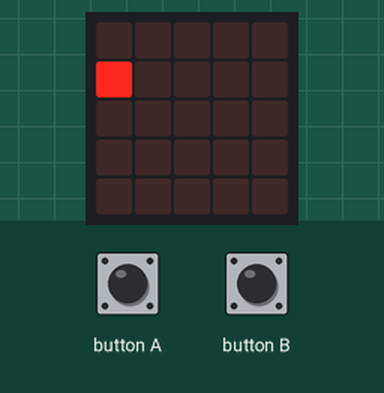
Simulated run of this program. Board: BBC micro:bit (MakeCode). Parts: the board's 5×5 LED display. The inputs (shaded band) are chosen by the test bench.

Above: at 1.6 s.
1.7 s: button A pressed for 0.15 s
At 3.5 s:
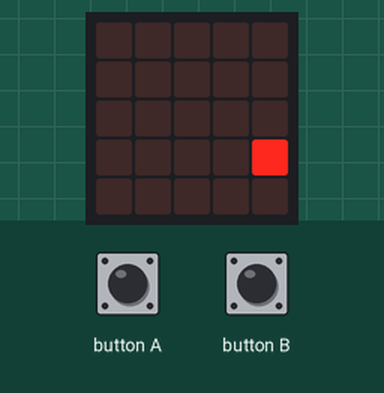
4.8 s: button B pressed for 0.15 s
At 5.7 s:
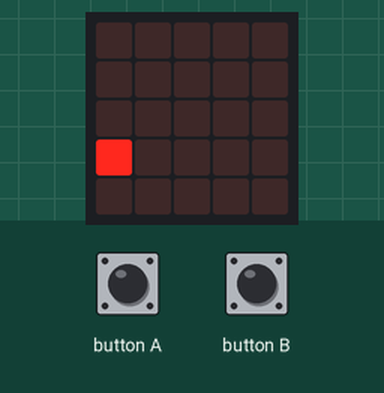
7.9 s: button B pressed for 0.15 s
At 9.5 s:
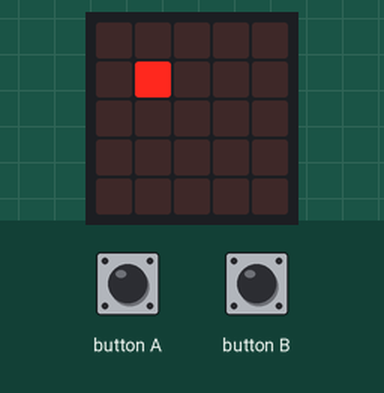
11.0 s: button B pressed for 0.15 s
At 11.9 s:
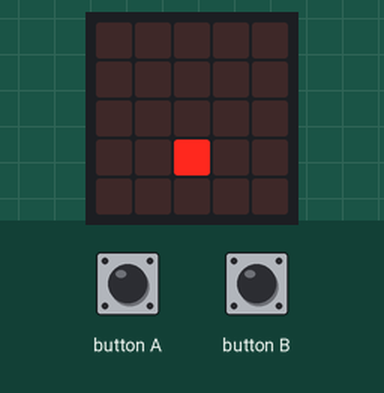
14.1 s: button A pressed for 0.15 s
At 16.9 s:
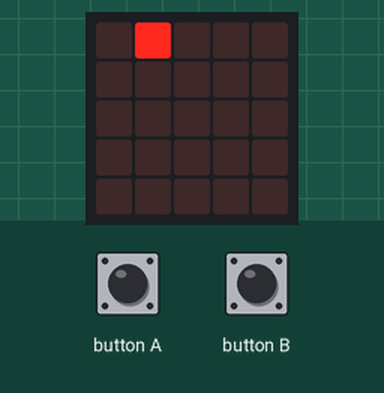
17.2 s: button B pressed for 0.15 s
At 18.9 s:
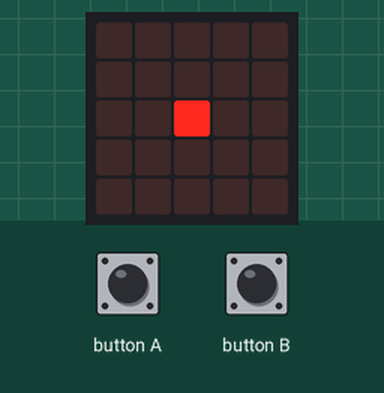
Timing chart, 0 to 20.4 s (numbered marks = the images above; inputs shaded):
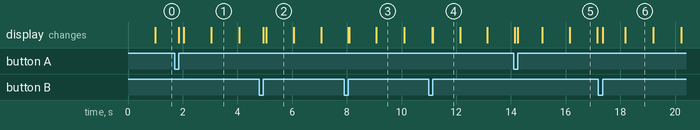

Measured:
- after the input at 1.7 s, the display: first changes after 0.15 s (image 1 shows a later state)
- after the input at 4.8 s, the display: first changes after 0.15 s (image 2 shows a later state)
- after the input at 7.9 s, the display: changes after 0.15 s (image 3)
- after the input at 11.0 s, the display: first differs from a run without the input after 0.15 s (image 4)
- after the input at 14.1 s, the display: first differs from a run without the input after 0.15 s (image 5 shows a later state)
- after the input at 17.2 s, the display: first changes after 0.15 s (image 6 shows a later state)
- what the display in image 1 shows lasts 1.1 s, from 3.0 s to 4.1 s

The program:

main.ts
```typescript
input.onButtonPressed(Button.A, function () {
    led.unplot(x, y)
    if (x == 0) {
        x = 5
    }
    x = x - 1
    led.plot(x, y)
})
input.onButtonPressed(Button.B, function () {
    led.unplot(x, y)
    if (x == 4) {
        x = -1
    }
    x += 1
    led.plot(x, y)
})
let y = 0
let x = 0
x = 0
y = 0
led.plot(x, y)
basic.forever(function () {
    basic.pause(1000)
    led.unplot(x, y)
    y += 1
    led.plot(x, y)
    if (y == 4) {
        while (y != 0) {
            basic.pause(1000)
            led.unplot(x, y)
            y = y - 1
            led.plot(x, y)
        }
    }
})
```

test.ts
```typescript
// les tests vont ici ; cela ne sera pas compilé si ce paquet est utilisé en tant qu'extension.
```
